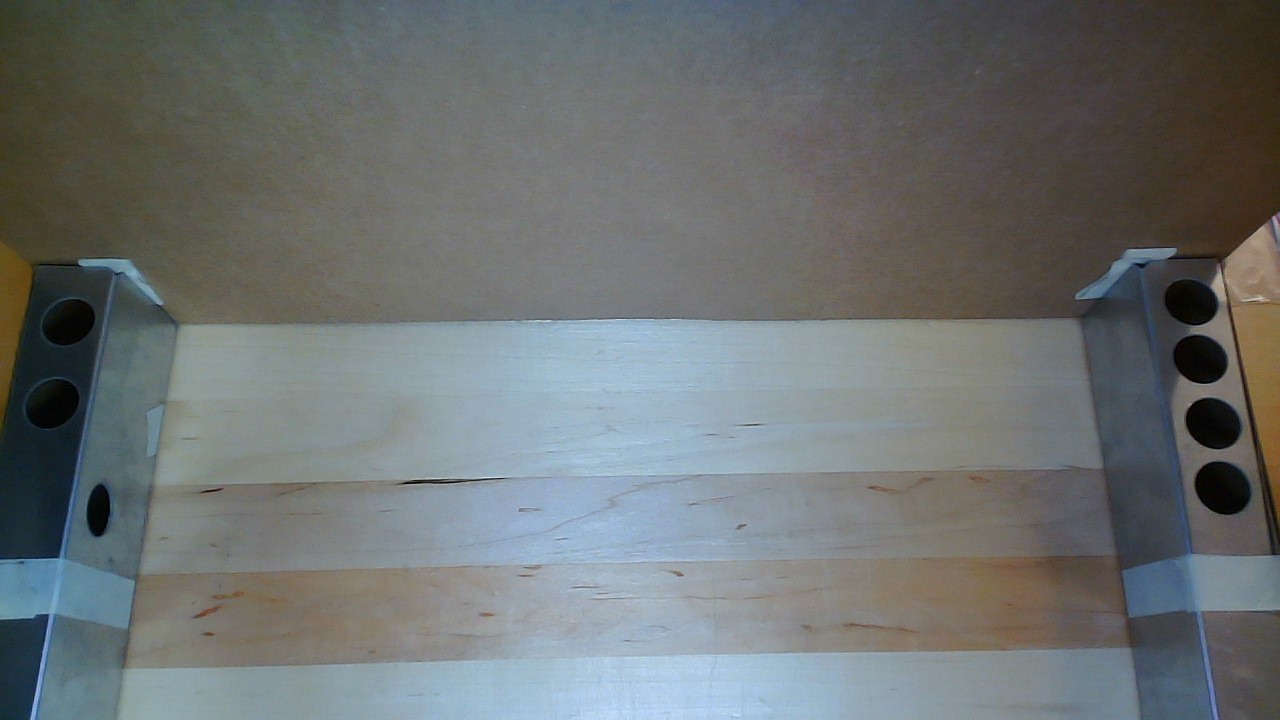
#> input picture Metal/Metal_1.jpg, 1280 x 720 px, given in place of video_red_no_holes_covered.mov, which was not available
$ python task_3.py
#> lines starting #> are read from the running program, lines starting #| are printed output that depends on the picture; after the words box and inside, x2 and y2 are one past the last pixel; in counts of white or black regions, pixels touching at a corner belong together; pictures that were not available may be replaced by others from this repository, and a replacement may not be noted
### image_filters.py
import cv2
import numpy as np
import math

def houghLineDetector(img):

    img_edge = cv2.Canny(img,220,255)
    lines = cv2.HoughLinesP(img,0.1,np.pi/180,5,minLineLength=40,maxLineGap=5)
    if lines is not None:
        for line in lines:
            x1,y1,x2,y2 = line[0]
            cv2.line(img,(x1,y1),(x2,y2),(0,255,0),2)
        return lines, img
    return None, None

# [74 lines left out: functions edgeDetector, detectColorObjects, getContourEllipseFit, distToClosestCircle, not called in this run]

def filterContours(contours, hierarchy):

    out_c = []
    out_ellipse = []
    for index, c in enumerate(contours):
        approximations = cv2.approxPolyDP(c, 0.01 * cv2.arcLength(c, True), True)
        x,y,w,h = cv2.boundingRect(c)
        area = cv2.contourArea(c)
        aspect_ratio = float(w)/h
        #if getContourEllipseFit(c) < 0.5:
        #    continue
        try:
            bestEllipse = cv2.fitEllipse(c)
            circularity = bestEllipse[1][1] / bestEllipse[1][0]
            ellipse_area = 3.1416 * bestEllipse[1][0] * bestEllipse[1][1]
        except Exception:
            continue
        duplicate = False
        for ellipses in out_ellipse:
            if distToClosestCircle(out_ellipse, bestEllipse[0]) < 30:
                duplicate = True
        if duplicate:
            continue
        if len(approximations) < 10:
            continue
        elif w < 5 or h < 5:
            continue
        elif area < 20:
            continue
        elif w < 10 and h < 10:
            continue
        elif w > 500 or h > 500:
            continue
        elif circularity > 4:
            continue
        elif aspect_ratio < 0.2 or aspect_ratio > 5:
            continue
        elif ellipse_area > 0 and ellipse_area < 500:
            continue
        elif cv2.isContourConvex(c):
            continue
        else:
            out_c.append(c)
    return out_c


# [53 lines left out: functions process_contour, filter_ellipse, get_line_angle, not called in this run]

def get_line_dist(p1, p2, p3):
    return np.linalg.norm(np.cross(p2-p1, p1-p3))/np.linalg.norm(p2-p1)

def lines_identical(l1, l2):
    return (l1[0][0] == l2[0][0]) and (l1[0][1] == l2[0][1]) and (l1[0][2] == l2[0][2]) and (l1[0][3] == l2[0][3])

# [18 lines left out: function merge_lines, not called in this run]

### task_3.py
import cv2
import os
import sys

import math
import numpy as np
import matplotlib.pyplot as plt

import image_filters as filter
import line_filter as lf

use_camera = False
use_recording = True
use_color = 'Red'

red_threshold_percent = 0.03
if use_color == 'White':
    index_max = 14
    num_frames = 40
elif use_color == 'Red':
    index_max = 4
    num_frames = 4
else:
    index_max = 6

if use_camera:
    vid = cv2.VideoCapture(0)
if use_recording:
    if use_color == "Red":
        vid = cv2.VideoCapture('Red/video_red_no_holes_covered.mov')
    else:
        vid = cv2.VideoCapture('White/video_white_no_holes_covered.mov')
index = 1

prev_frames = []

def distToClosestCircle(circles, point):
  dist = 10000
  for c in circles:
    new_dist = math.sqrt((point[0] - c[0][0])**2 + (point[1] - c[0][1])**2)
    if new_dist < dist:
      dist = new_dist

  return dist

avgsize = 1
minval = 0
maxval = 50
contourIndex = 0
while True:
    if use_camera or use_recording:
        ret, image = vid.read()
#> image is the input picture: shape (720, 1280, 3); mean B, G, R 113, 113, 108
    else:
        path_to_img = use_color + '/' + use_color + '_' + str(index) + '.jpg'
        image = cv2.imread(path_to_img)
    ###################################################################

    cv2.imshow("original", image)
    #print(image.shape)
    #image = cv2.resize(image, [720, 480])
    blur = cv2.bilateralFilter(image, 5, 255, 255)
    #cv2.imshow('blur', blur)
    canny = cv2.Canny(blur,20,50)
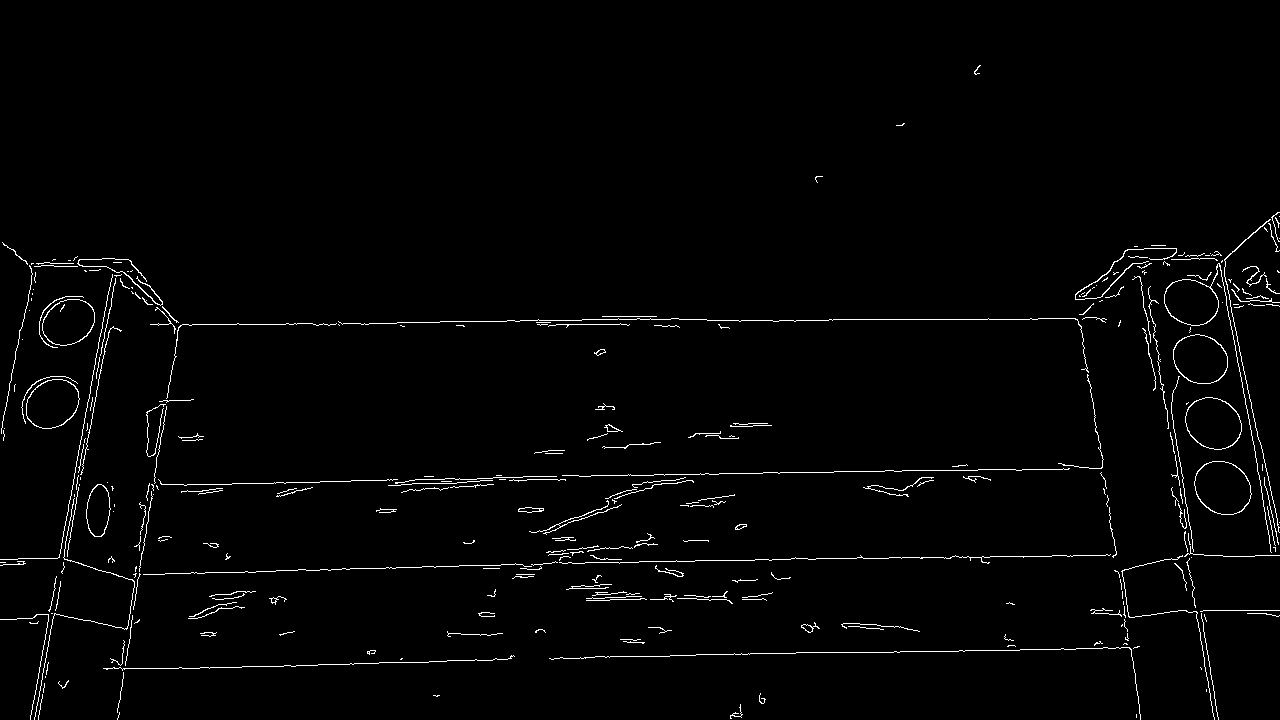
#> canny: shape (720, 1280); 1.8% white in thin lines or dots
    lines = [1, 1]
    cv2.imshow("canny", canny)
    lines, img_with_lines = filter.houghLineDetector(canny)
#> in houghLineDetector, `img_edge = cv2.Canny(img,220,255)`:
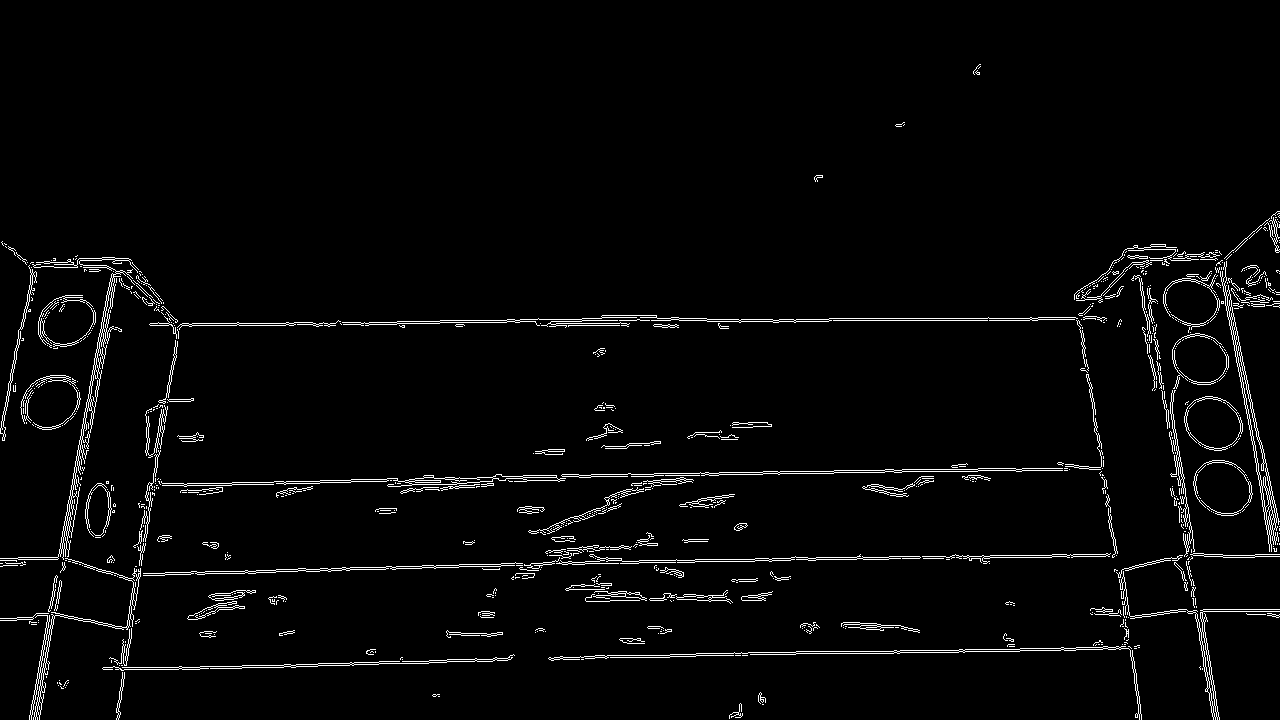
#> img_edge: shape (720, 1280); 2.9% white in thin lines or dots
#> in houghLineDetector, `lines = cv2.HoughLinesP(img,0.1,np.pi/180,5,minLineLength=40,maxLineGa..`: lines = 75 rows, first 6: [829, 319, 1037, 319], [556, 324, 629, 324], [796, 652, 899, 652], [654, 474, 718, 474], [412, 483, 456, 483], [1203, 610, 1279, 610]
#> the loop in houghLineDetector, `for line in lines:` made 75 passes
#> (x1, y1, x2, y2) on passes 1 to 12: (829, 319, 1037, 319), (556, 324, 629, 324), (796, 652, 899, 652), (654, 474, 718, 474), (412, 483, 456, 483), (1203, 610, 1279, 610), (591, 475, 653, 475), (707, 320, 772, 320), (1052, 555, 1115, 555), (562, 525, 621, 504), (161, 484, 231, 484), (696, 654, 749, 654)
#> after the loop in houghLineDetector, `for line in lines:`:
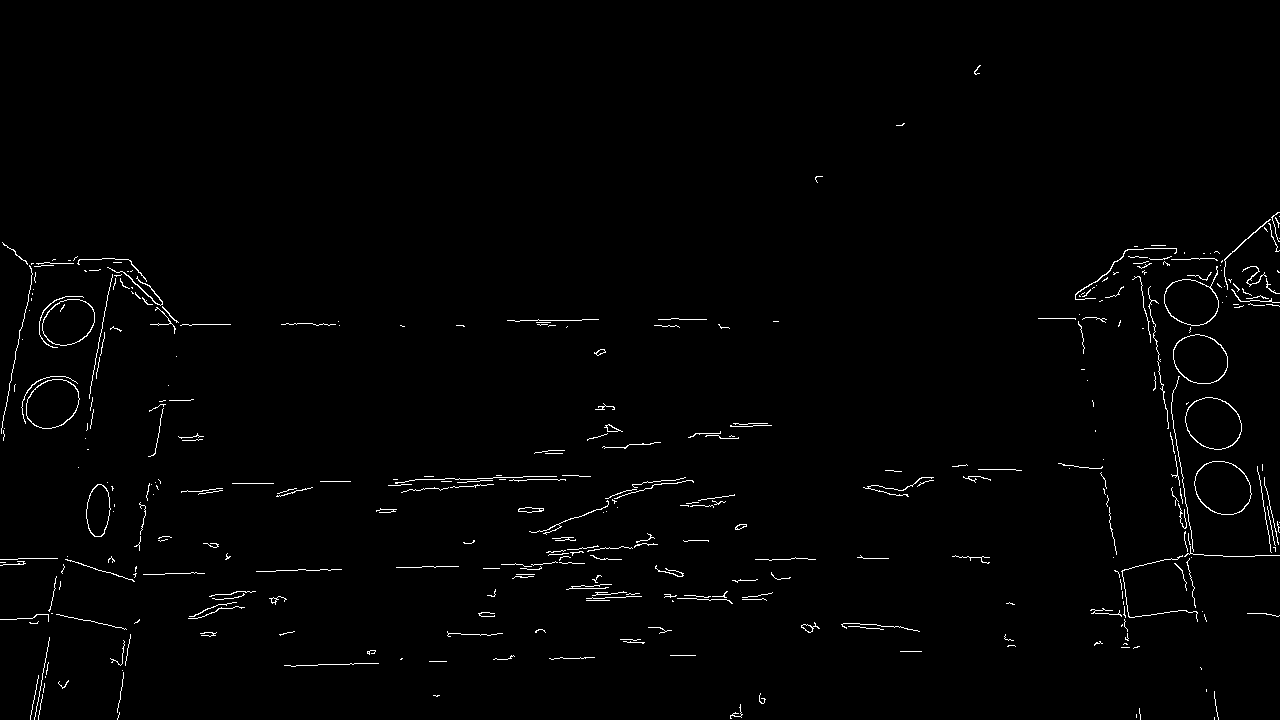
#> img: shape (720, 1280); 1.2% white in thin lines or dots
    if lines is not None:
        for line in lines:
            x1,y1,x2,y2 = line[0]
            cv2.line(canny,(x1,y1),(x2,y2),(0,255,0),5)
#> this loop made 75 passes
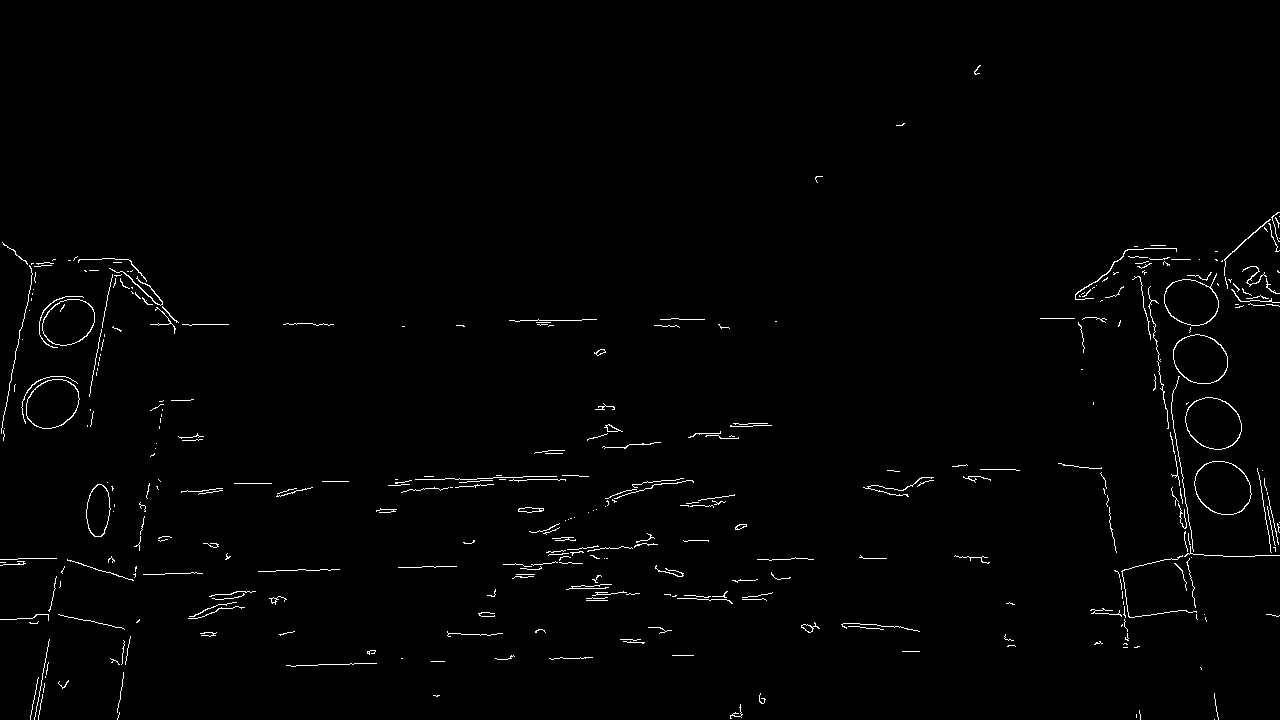
#> canny: shape (720, 1280); 1.2% white in thin lines or dots
    #cv2.imshow("canny no lines", canny)
    contours, hierarchy = cv2.findContours(image=canny, mode=cv2.RETR_TREE, method=cv2.CHAIN_APPROX_NONE)
#> contours = 379 contours, 349 with area under 20; largest, box (x1, y1, x2, y2) and area: (1194, 461, 1252, 515) 2350, (1194, 461, 1252, 515) 2305, (1185, 397, 1242, 450) 2248, (1185, 397, 1242, 450) 2203, (1173, 334, 1228, 384) 2089
    contours = filter.filterContours(contours, hierarchy)
#> the loop in filterContours, `for index, c in enumerate(contours):` made 379 passes
#> c on passes 26, 45, 54: [[367, 652], [368, 651], [369, 652], [368, 653]], [[1122, 624], [1121, 625], [1121, 626], [1122, 625]], [[1204, 614]]
    image_copy = image.copy()

#> (the run stopped early here; a loop or call above may not have finished)
